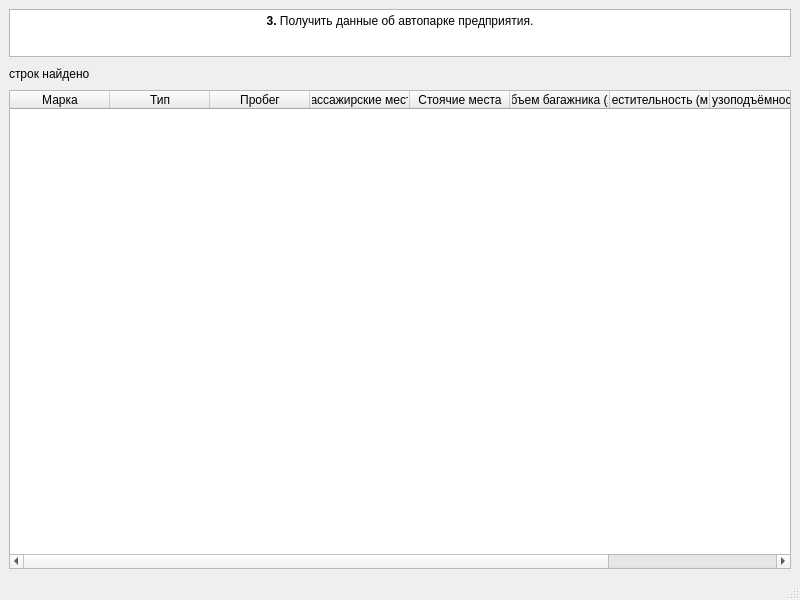
<?xml version="1.0" encoding="UTF-8"?>
<ui version="4.0">
 <class>MainWindow</class>
 <widget class="QMainWindow" name="MainWindow">
  <property name="windowModality">
   <enum>Qt::NonModal</enum>
  </property>
  <property name="geometry">
   <rect>
    <x>0</x>
    <y>0</y>
    <width>800</width>
    <height>600</height>
   </rect>
  </property>
  <property name="maximumSize">
   <size>
    <width>16777215</width>
    <height>16777210</height>
   </size>
  </property>
  <property name="windowTitle">
   <string>Запрос 3</string>
  </property>
  <widget class="QWidget" name="centralwidget">
   <layout class="QVBoxLayout" name="verticalLayout_2">
    <item>
     <layout class="QVBoxLayout" name="verticalLayout">
      <item>
       <widget class="QTextBrowser" name="textBrowser">
        <property name="enabled">
         <bool>true</bool>
        </property>
        <property name="maximumSize">
         <size>
          <width>16777215</width>
          <height>48</height>
         </size>
        </property>
        <property name="html">
         <string>&lt;!DOCTYPE HTML PUBLIC &quot;-//W3C//DTD HTML 4.0//EN&quot; &quot;http://www.w3.org/TR/REC-html40/strict.dtd&quot;&gt;
&lt;html&gt;&lt;head&gt;&lt;meta name=&quot;qrichtext&quot; content=&quot;1&quot; /&gt;&lt;style type=&quot;text/css&quot;&gt;
p, li { white-space: pre-wrap; }
&lt;/style&gt;&lt;/head&gt;&lt;body style=&quot; font-family:'MS Shell Dlg 2'; font-size:7.8pt; font-weight:400; font-style:normal;&quot;&gt;
&lt;p align=&quot;center&quot; style=&quot; margin-top:0px; margin-bottom:0px; margin-left:0px; margin-right:0px; -qt-block-indent:0; text-indent:0px;&quot;&gt;&lt;span style=&quot; font-size:9pt; font-weight:600;&quot;&gt;3.&lt;/span&gt;&lt;span style=&quot; font-size:9pt;&quot;&gt; Получить данные об автопарке предприятия.&lt;/span&gt;&lt;/p&gt;&lt;/body&gt;&lt;/html&gt;</string>
        </property>
       </widget>
      </item>
      <item>
       <widget class="QLabel" name="label">
        <property name="maximumSize">
         <size>
          <width>16777215</width>
          <height>21</height>
         </size>
        </property>
        <property name="font">
         <font>
          <pointsize>9</pointsize>
         </font>
        </property>
        <property name="text">
         <string>строк найдено</string>
        </property>
       </widget>
      </item>
     </layout>
    </item>
    <item>
     <layout class="QHBoxLayout" name="horizontalLayout">
      <item>
       <widget class="QTableWidget" name="tableWidget">
        <property name="showGrid">
         <bool>true</bool>
        </property>
        <property name="gridStyle">
         <enum>Qt::SolidLine</enum>
        </property>
        <property name="sortingEnabled">
         <bool>false</bool>
        </property>
        <property name="wordWrap">
         <bool>true</bool>
        </property>
        <property name="cornerButtonEnabled">
         <bool>false</bool>
        </property>
        <property name="rowCount">
         <number>0</number>
        </property>
        <property name="columnCount">
         <number>9</number>
        </property>
        <column>
         <property name="text">
          <string>Марка</string>
         </property>
         <property name="font">
          <font>
           <family>MS Shell Dlg 2</family>
           <pointsize>9</pointsize>
          </font>
         </property>
        </column>
        <column>
         <property name="text">
          <string>Тип</string>
         </property>
         <property name="font">
          <font>
           <family>MS Shell Dlg 2</family>
           <pointsize>9</pointsize>
          </font>
         </property>
        </column>
        <column>
         <property name="text">
          <string>Пробег</string>
         </property>
         <property name="font">
          <font>
           <family>MS Shell Dlg 2</family>
           <pointsize>9</pointsize>
          </font>
         </property>
        </column>
        <column>
         <property name="text">
          <string>Пассажирские места</string>
         </property>
         <property name="font">
          <font>
           <family>MS Shell Dlg 2</family>
           <pointsize>9</pointsize>
          </font>
         </property>
        </column>
        <column>
         <property name="text">
          <string>Стоячие места</string>
         </property>
         <property name="font">
          <font>
           <family>MS Shell Dlg 2</family>
           <pointsize>9</pointsize>
          </font>
         </property>
        </column>
        <column>
         <property name="text">
          <string>Объем багажника (л)</string>
         </property>
         <property name="font">
          <font>
           <family>MS Shell Dlg 2</family>
           <pointsize>9</pointsize>
          </font>
         </property>
        </column>
        <column>
         <property name="text">
          <string>Вместительность (м^3)</string>
         </property>
         <property name="font">
          <font>
           <family>MS Shell Dlg 2</family>
           <pointsize>9</pointsize>
          </font>
         </property>
        </column>
        <column>
         <property name="text">
          <string>Грузоподъёмность (т)</string>
         </property>
         <property name="font">
          <font>
           <family>MS Shell Dlg 2</family>
           <pointsize>9</pointsize>
          </font>
         </property>
        </column>
        <column>
         <property name="text">
          <string>Название маршрута</string>
         </property>
         <property name="font">
          <font>
           <family>MS Shell Dlg 2</family>
           <pointsize>9</pointsize>
          </font>
         </property>
        </column>
       </widget>
      </item>
     </layout>
    </item>
   </layout>
  </widget>
  <widget class="QStatusBar" name="statusbar"/>
 </widget>
 <resources/>
 <connections/>
</ui>
